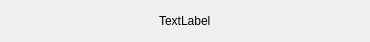
<?xml version="1.0" encoding="UTF-8"?>
<ui version="4.0">
 <class>Form</class>
 <widget class="QWidget" name="Form">
  <property name="geometry">
   <rect>
    <x>0</x>
    <y>0</y>
    <width>370</width>
    <height>41</height>
   </rect>
  </property>
  <property name="windowTitle">
   <string>Form</string>
  </property>
  <layout class="QHBoxLayout" name="horizontalLayout">
   <item>
    <spacer name="horizontalSpacer">
     <property name="orientation">
      <enum>Qt::Horizontal</enum>
     </property>
     <property name="sizeHint" stdset="0">
      <size>
       <width>144</width>
       <height>20</height>
      </size>
     </property>
    </spacer>
   </item>
   <item>
    <widget class="QLabel" name="label_text">
     <property name="text">
      <string>TextLabel</string>
     </property>
    </widget>
   </item>
   <item>
    <spacer name="horizontalSpacer_2">
     <property name="orientation">
      <enum>Qt::Horizontal</enum>
     </property>
     <property name="sizeHint" stdset="0">
      <size>
       <width>143</width>
       <height>20</height>
      </size>
     </property>
    </spacer>
   </item>
  </layout>
 </widget>
 <resources/>
 <connections/>
</ui>
